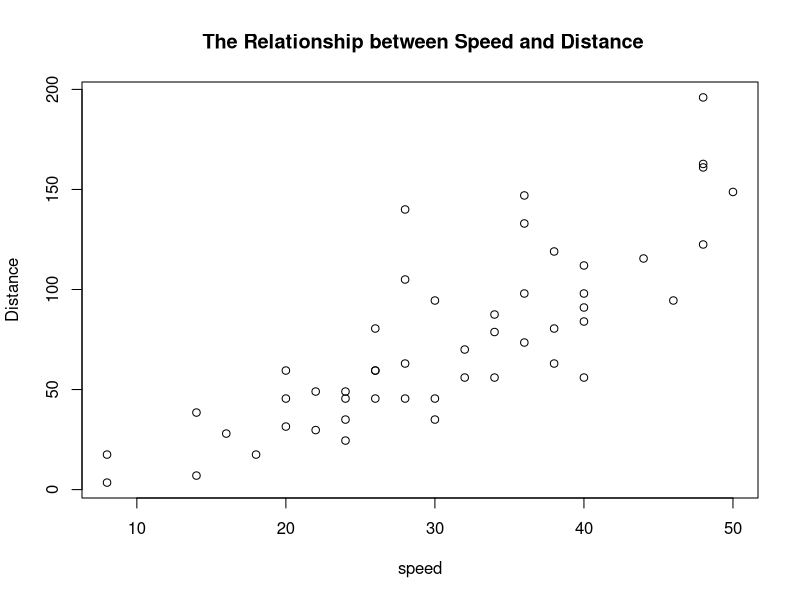
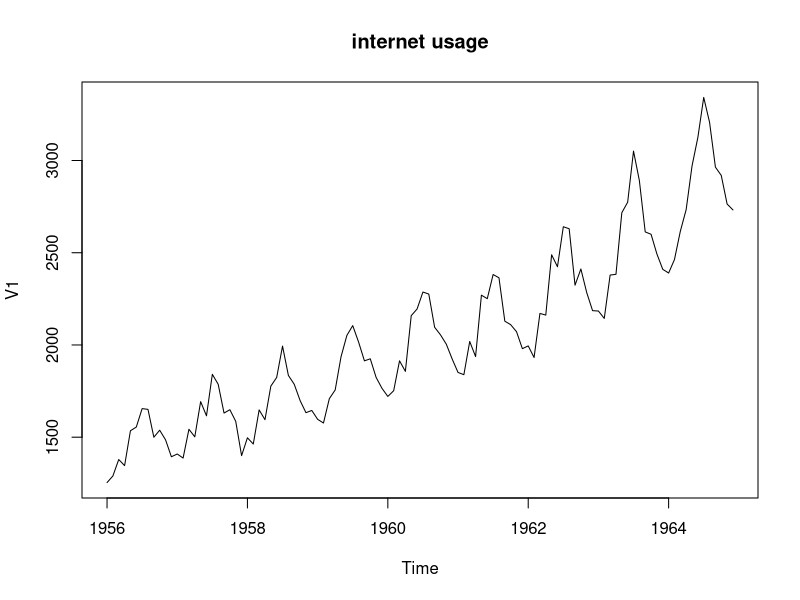
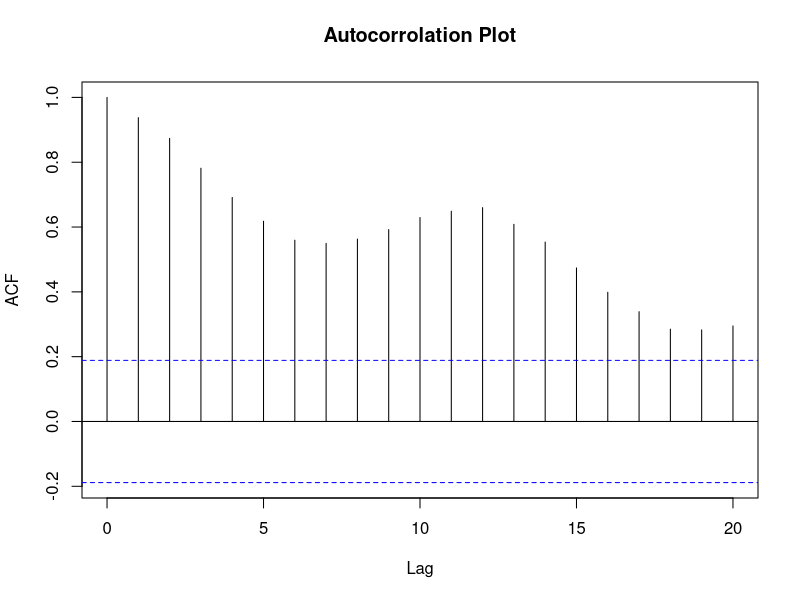
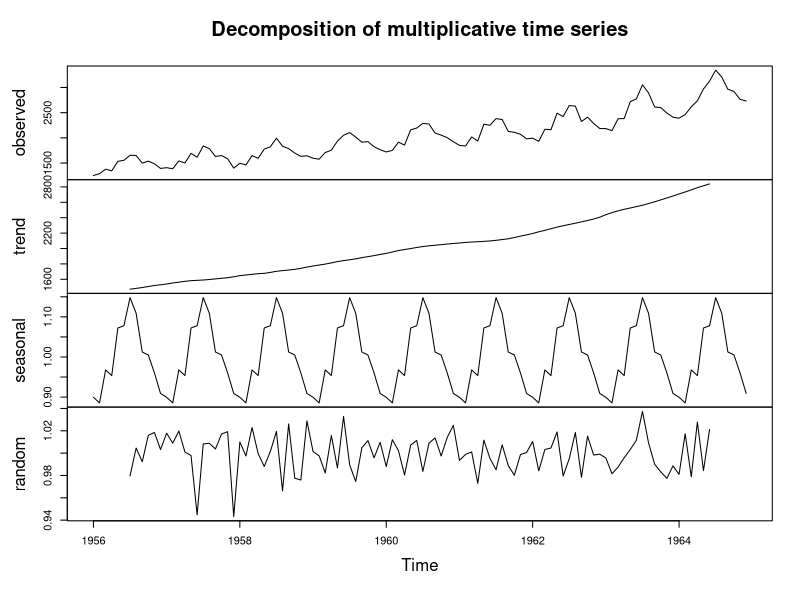
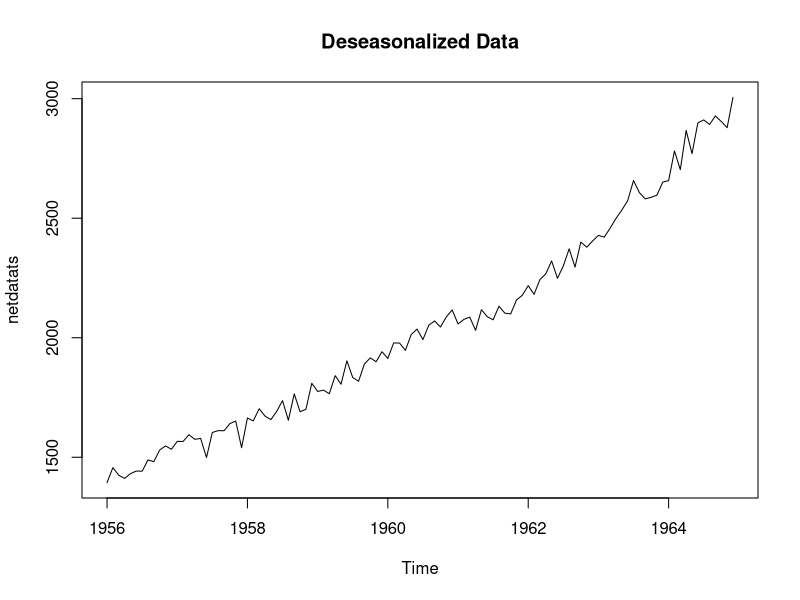
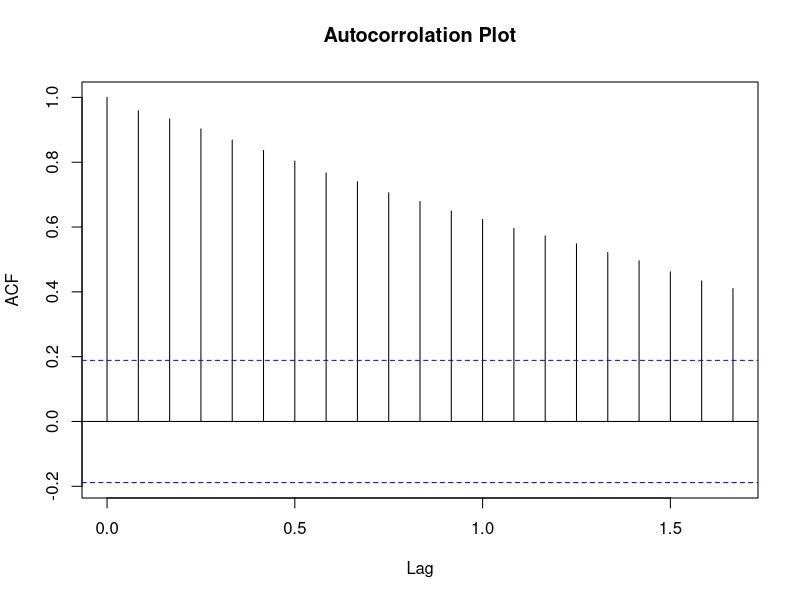
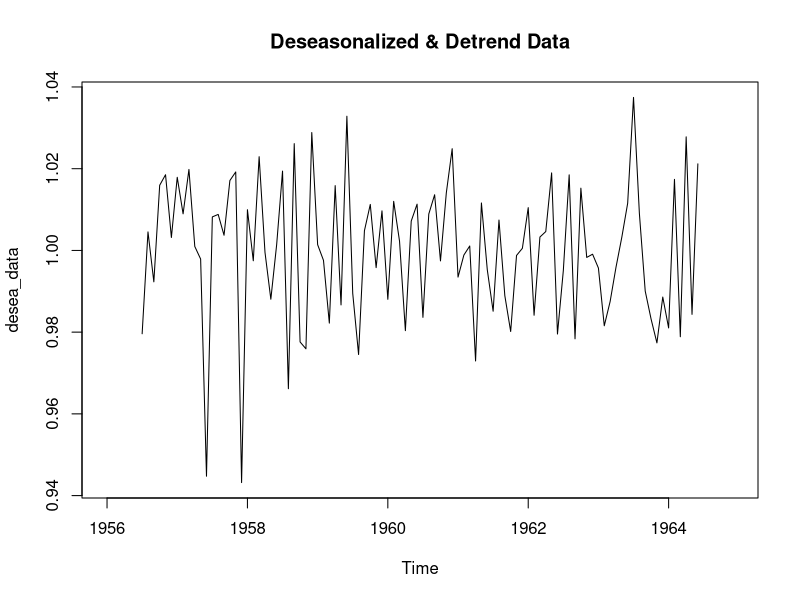
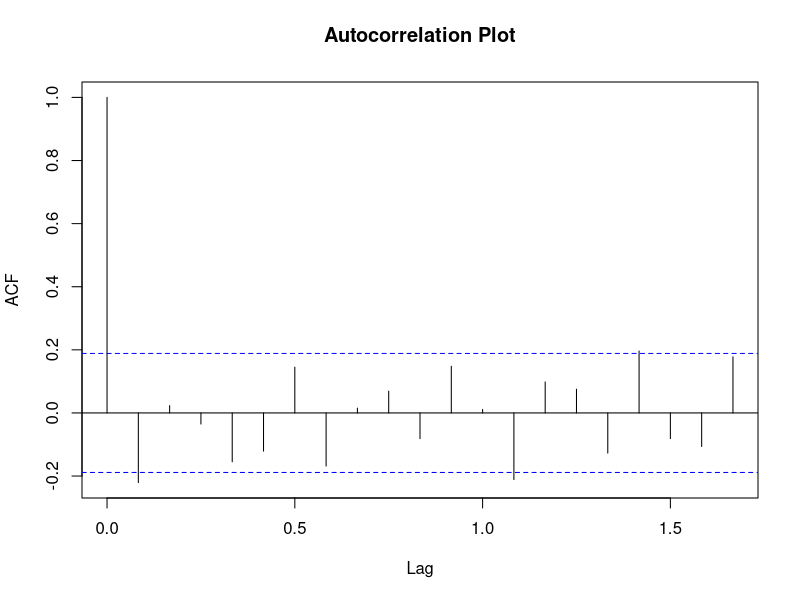

Write R code to recreate these figures, in order.
#Question 1
set.seed(330)
X<-rnorm(75 , 1,sqrt(3))
X

a<-exp(X)
a

a1<-mean(a)
a1

b=t.test(a,conf.level = 0.95)
b

#Question 2
getwd()
setwd("C:/Users/Sinan/Desktop/Assignment 1 360")
cardata <- read.table(file="cars.txt", header=TRUE)
cardata

plot(cardata,xlab="speed",ylab="Distance",main=" The Relationship between Speed and Distance")
cor(cardata$speed,cardata$dist)

#Question 3
getwd()
setwd("C:/Users/Sinan/Desktop")
netdata <- read.table(file="electricity.txt", header=FALSE)
netdata

netdatats<-ts(netdata,frequency = 12,start=c(1956,1))
netdatats

plot(netdatats, main="internet usage")

acf(netdata,main="Autocorrolation Plot")


#Question 4
netdatats_dec<-decompose(netdatats,type = "multiplicative")
plot(netdatats_dec)


desea_data<-netdatats/netdatats_dec$seasonal
plot(desea_data, main="Deseasonalized Data")
acf(desea_data,main="Autocorrolation Plot")

detrend_and_desea_data<-desea_data/netdatats_dec$trend
plot(detrend_and_desea_data,main="Deseasonalized & Detrend Data")
acf(detrend_and_desea_data,na.action=na.pass,main="Autocorrelation Plot")
